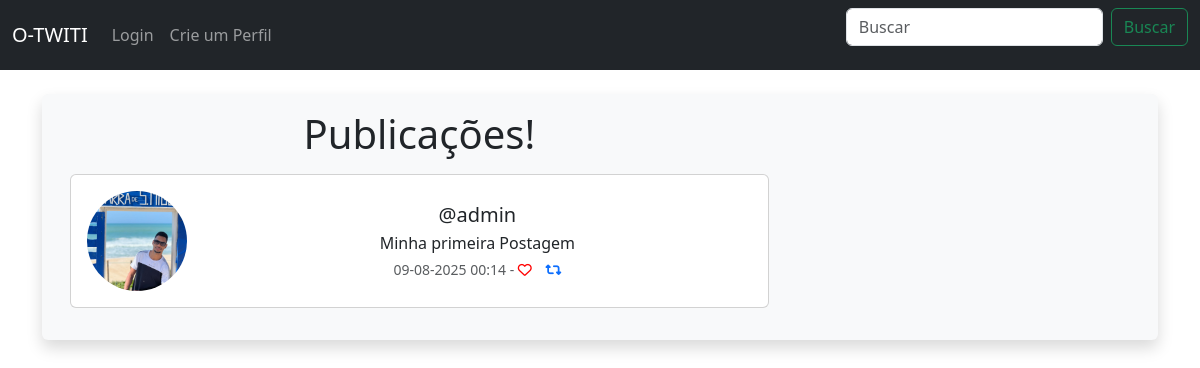
The app's page /, older data.
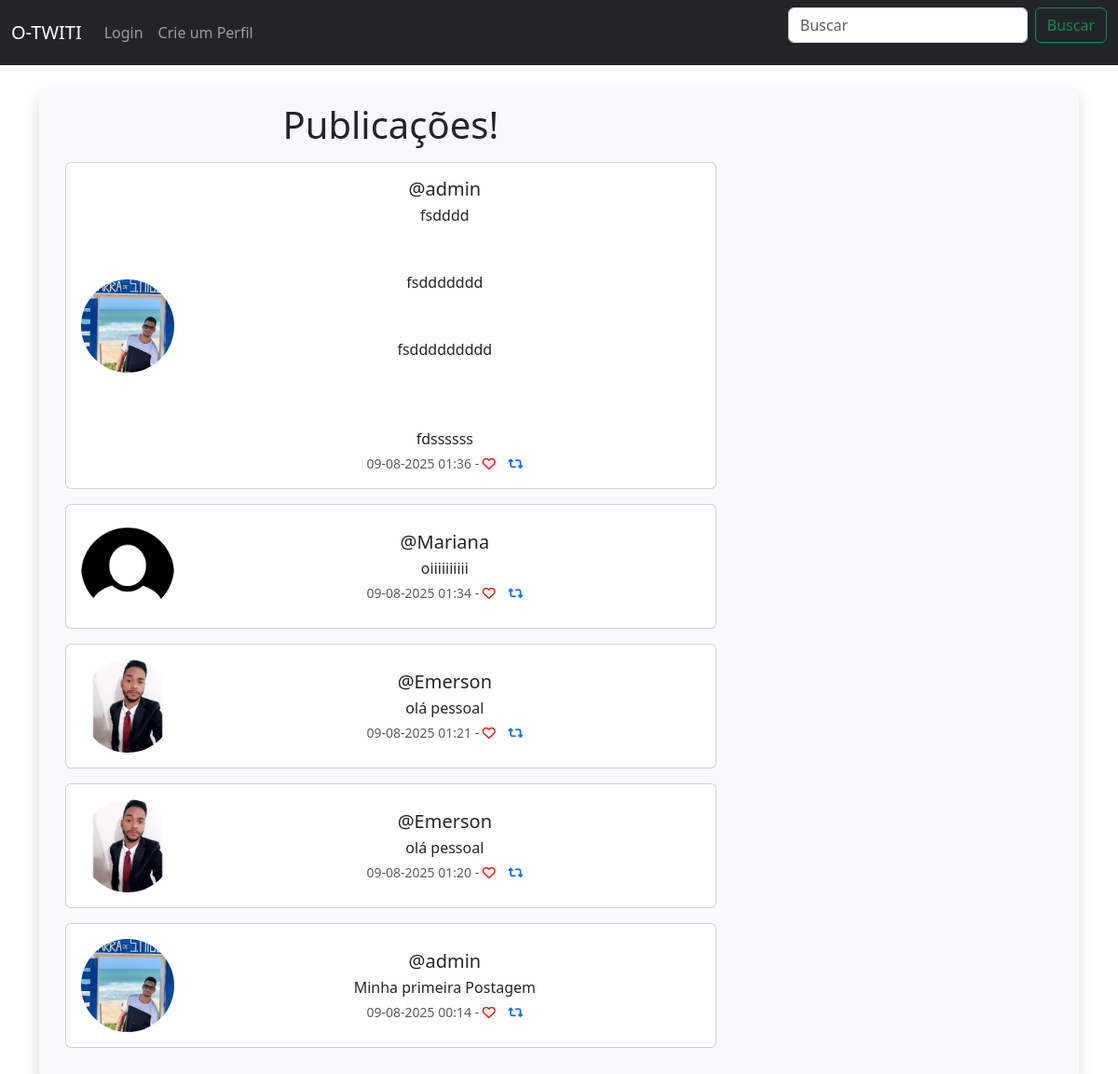
The same page, newer data.
### musker/models.py (models this page shows, shortened)
class Meep(models.Model):
    user = models.ForeignKey(User, related_name='meeps', on_delete=models.DO_NOTHING)
    body = models.CharField(max_length=280)
    created_at = models.DateTimeField(auto_now_add=True)
    likes = models.ManyToManyField(User, related_name='meep_like', blank=True)
    shared_from = models.ForeignKey('self', null=True, blank=True, on_delete=models.SET_NULL, related_name='shares')
    @property
    def number_of_shares(self):
        return self.shares.count()
    @property
    def number_of_likes(self):
        return self.likes.count()

class UserProfile(models.Model):
    user = models.OneToOneField(User, on_delete=models.CASCADE)
    follows = models.ManyToManyField("self", related_name="followed_by", symmetrical=False, blank=True)
    date_modified = models.DateTimeField(User, auto_now=True)
    profile_image = models.ImageField(upload_to='images/', blank=True, null=True)

### musker/views.py (the view)
# urls.py: path('', views.home, name='home'),
def home(request):
    if request.user.is_authenticated:
        form = MeepForm(request.POST or None)
        if request.method == "POST":
            if form.is_valid():
                meep = form.save(commit=False)
                meep.user = request.user
                meep.save()
                messages.success(request, "Publicação criada com sucesso!")
                return redirect('home')
        meeps = Meep.objects.all().order_by('-created_at')
        return render(request, 'home.html', {"meeps": meeps, "form": form})
    else:
        meeps = Meep.objects.all().order_by('-created_at')
        return render(request, 'home.html', {"meeps":meeps})

### musker/templates/home.html (shortened to what this page needs)
<link rel="stylesheet" href="https://cdnjs.cloudflare.com/ajax/libs/font-awesome/6.4.2/css/all.min.css">
{% extends "base.html" %}
{% load static %}
{% block content %}
<div class="container text-center">
    <div class="row bg-light p-3 rounded shadow">
        <div class="col-12 col-md-4 order-1 order-md-2 mb-4 mb-md-0">
</div>
<div class="col-12 col-md-8 order-2 order-md-1">
    <h1 class="mb-3">Publicações!</h1>
    {% for meep in meeps %}
    <div class="card mb-3">
        <div class="card-body d-flex align-items-center">
            {% if meep.user.userprofile.profile_image %}
                <img src="{{ meep.user.userprofile.profile_image.url }}" alt="{{ meep.user.username }}" style="width: 100px; height: 100px; border-radius: 50%; object-fit: cover; margin-right: 16px;">
            {% else %}
                <img src="{% static 'images/FotoDePefil.png' %}" alt="Imagem padrão" style="width: 100px; height: 100px; border-radius: 50%; object-fit: cover; margin-right: 16px;">
            {% endif %}
            <div style="flex: 1; min-width: 0;">
                <h5 class="card-title mb-1">@{{ meep.user.username }}</h5>
                <p class="card-text mb-1" style="word-break: break-word; white-space: pre-line;">{{ meep.body }}</p>
                <p class="card-text">
                    <small class="text-muted">
                            {{ meep.created_at|date:"d-m-Y H:i" }}
                            -
                            {% if user in meep.likes.all %}
                            {{ meep.likes.all|join:", " }}
                            {% if meep.number_of_likes > 0 %}
                                {{ meep.number_of_likes }}
                            {% endif %}
                            <a style="text-decoration: none;" href="{% url 'meep_like' meep.id %}" title="Descurtir">
                                <i class="fa-solid fa-heart" style="color: red; margin-right: 10px;"></i>
                            </a>
                            {% else %}
                                <a style="text-decoration: none;" href="{% url 'meep_like' meep.id %}" title="Curtir">
                                    <i class="fa-regular fa-heart" style="color: red; margin-right: 10px;" ></i>
                                </a>
                            {% endif %}
                            <a style="text-decoration: none;" href="{% url 'meep_share' meep.id %}" title="Compartilhar">
                                    <i class="fa-solid fa-retweet"></i>
                            </a>
                    </small>
                </p>
            </div>
        </div>
    </div>
    {% endfor %}
</div>
    </div>
</div>
{% endblock %}

### musker/templates/base.html (shortened to what this page needs)
<!doctype html>
<html lang="pt-br">
<head>
    <link href="https://cdn.jsdelivr.net/npm/bootstrap@5.3.7/dist/css/bootstrap.min.css" rel="stylesheet">
</head>
<body>
    {% include "navBar.html" %}
    <div class="container">
        <br />
        {% block content %}
        {% endblock %}
    </div>
</body>
</html>

### musker/templates/navBar.html (shortened to what this page needs)
<nav class="navbar navbar-expand-lg bg-dark navbar-dark">
    <div class="container-fluid">
            <a class="navbar-brand" href="{% url 'home' %}">O-TWITI</a>
        <div class="collapse navbar-collapse" id="navbarSupportedContent">
            <ul class="navbar-nav me-auto mb-2 mb-lg-0">
                {% if user.is_authenticated %}
                <li class="nav-item">
                    <a class="nav-link" href="{% url 'profile' request.user.id %}">Meu Perfil</a>
                </li>
                <li class="nav-item">
                    <a class="nav-link" href="{% url 'profile_list' %}">Lista de Perfis</a>
                </li>
                <li class="nav-item">
                    <a class="nav-link" href="{% url 'logout' %}">Sair</a>
                </li>
                </li>
                {% else %}
                <li class="nav-item">
                    <a class="nav-link" href="{% url 'login' %}">Login</a>
                </li>
                <li class="nav-item">
                    <a class="nav-link" href="{% url 'register' %}">Crie um Perfil</a>
                </li>
                {% endif %}
            </ul>
            <form class="d-flex" role="search">
                <input class="form-control me-2" type="search" placeholder="Buscar" aria-label="Search"/>
                <button class="btn btn-outline-success" type="submit">Buscar</button>
            </form>
        </div>
    </div>
    </nav>

Row changes from the older to the newer data that the page shows:
added Meep: user.userprofile.profile_image (picture), user.username "admin", body "fsdddd fsddddddd fsddddddddd fdssssss", created_at "09-08-2025 01:36"
added Meep: user.username "Mariana", body "oiiiiiiiiii", created_at "09-08-2025 01:34"
added Meep: user.userprofile.profile_image (picture), user.username "Emerson", body "olá pessoal", created_at "09-08-2025 01:21"
added Meep: user.userprofile.profile_image (picture), user.username "Emerson", body "olá pessoal", created_at "09-08-2025 01:20"
